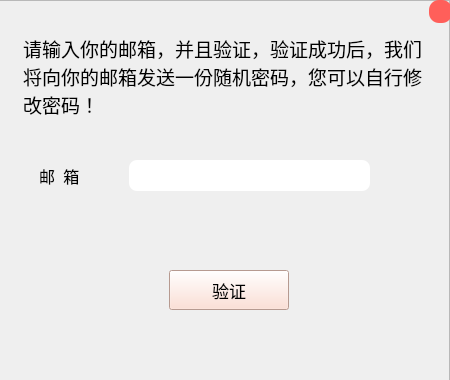
<?xml version="1.0" encoding="UTF-8"?>
<ui version="4.0">
 <class>Form</class>
 <widget class="QWidget" name="Form">
  <property name="geometry">
   <rect>
    <x>0</x>
    <y>0</y>
    <width>450</width>
    <height>380</height>
   </rect>
  </property>
  <property name="windowTitle">
   <string>Form</string>
  </property>
  <widget class="QFrame" name="frame">
   <property name="geometry">
    <rect>
     <x>-1</x>
     <y>0</y>
     <width>451</width>
     <height>381</height>
    </rect>
   </property>
   <property name="styleSheet">
    <string notr="true">#frame {background-image: url(:/newPrefix/back1.png);}</string>
   </property>
   <property name="frameShape">
    <enum>QFrame::StyledPanel</enum>
   </property>
   <property name="frameShadow">
    <enum>QFrame::Raised</enum>
   </property>
   <widget class="QTextBrowser" name="textBrowser">
    <property name="geometry">
     <rect>
      <x>20</x>
      <y>30</y>
      <width>411</width>
      <height>111</height>
     </rect>
    </property>
    <property name="font">
     <font>
      <family>幼圆</family>
      <pointsize>13</pointsize>
     </font>
    </property>
    <property name="styleSheet">
     <string notr="true">background:transparent;
border:none;</string>
    </property>
    <property name="html">
     <string>&lt;!DOCTYPE HTML PUBLIC &quot;-//W3C//DTD HTML 4.0//EN&quot; &quot;http://www.w3.org/TR/REC-html40/strict.dtd&quot;&gt;
&lt;html&gt;&lt;head&gt;&lt;meta name=&quot;qrichtext&quot; content=&quot;1&quot; /&gt;&lt;style type=&quot;text/css&quot;&gt;
p, li { white-space: pre-wrap; }
&lt;/style&gt;&lt;/head&gt;&lt;body style=&quot; font-family:'幼圆'; font-size:13pt; font-weight:400; font-style:normal;&quot;&gt;
&lt;p style=&quot; margin-top:0px; margin-bottom:0px; margin-left:0px; margin-right:0px; -qt-block-indent:0; text-indent:0px;&quot;&gt;&lt;span style=&quot; font-size:14pt;&quot;&gt;请输入你的邮箱，并且验证，验证成功后，我们将向你的邮箱发送一份随机密码，您可以自行修改密码！&lt;/span&gt;&lt;/p&gt;&lt;/body&gt;&lt;/html&gt;</string>
    </property>
   </widget>
   <widget class="QLabel" name="label">
    <property name="geometry">
     <rect>
      <x>40</x>
      <y>160</y>
      <width>71</width>
      <height>31</height>
     </rect>
    </property>
    <property name="font">
     <font>
      <family>幼圆</family>
      <pointsize>12</pointsize>
     </font>
    </property>
    <property name="text">
     <string>邮  箱</string>
    </property>
   </widget>
   <widget class="QLineEdit" name="lineEdit">
    <property name="geometry">
     <rect>
      <x>130</x>
      <y>160</y>
      <width>241</width>
      <height>31</height>
     </rect>
    </property>
    <property name="styleSheet">
     <string notr="true">border-radius:8px;</string>
    </property>
   </widget>
   <widget class="QPushButton" name="pushButton">
    <property name="geometry">
     <rect>
      <x>170</x>
      <y>270</y>
      <width>120</width>
      <height>40</height>
     </rect>
    </property>
    <property name="font">
     <font>
      <family>幼圆</family>
      <pointsize>13</pointsize>
     </font>
    </property>
    <property name="styleSheet">
     <string notr="true">background-color: rgb(255, 216, 202);
border:1px solid rgb(102, 102, 104)；</string>
    </property>
    <property name="text">
     <string>验证</string>
    </property>
   </widget>
   <widget class="QPushButton" name="pushButton_2">
    <property name="geometry">
     <rect>
      <x>430</x>
      <y>0</y>
      <width>23</width>
      <height>23</height>
     </rect>
    </property>
    <property name="styleSheet">
     <string notr="true">border-radius:10px;
background-color: rgb(255, 95, 90);</string>
    </property>
    <property name="text">
     <string/>
    </property>
   </widget>
  </widget>
 </widget>
 <resources>
  <include location="main_image.qrc"/>
 </resources>
 <connections>
  <connection>
   <sender>pushButton</sender>
   <signal>clicked()</signal>
   <receiver>Form</receiver>
   <slot>yanzheng()</slot>
   <hints>
    <hint type="sourcelabel">
     <x>217</x>
     <y>301</y>
    </hint>
    <hint type="destinationlabel">
     <x>149</x>
     <y>514</y>
    </hint>
   </hints>
  </connection>
  <connection>
   <sender>pushButton_2</sender>
   <signal>clicked()</signal>
   <receiver>Form</receiver>
   <slot>exit()</slot>
   <hints>
    <hint type="sourcelabel">
     <x>441</x>
     <y>14</y>
    </hint>
    <hint type="destinationlabel">
     <x>569</x>
     <y>65</y>
    </hint>
   </hints>
  </connection>
 </connections>
 <slots>
  <slot>yanzheng()</slot>
  <slot>exit()</slot>
 </slots>
</ui>
